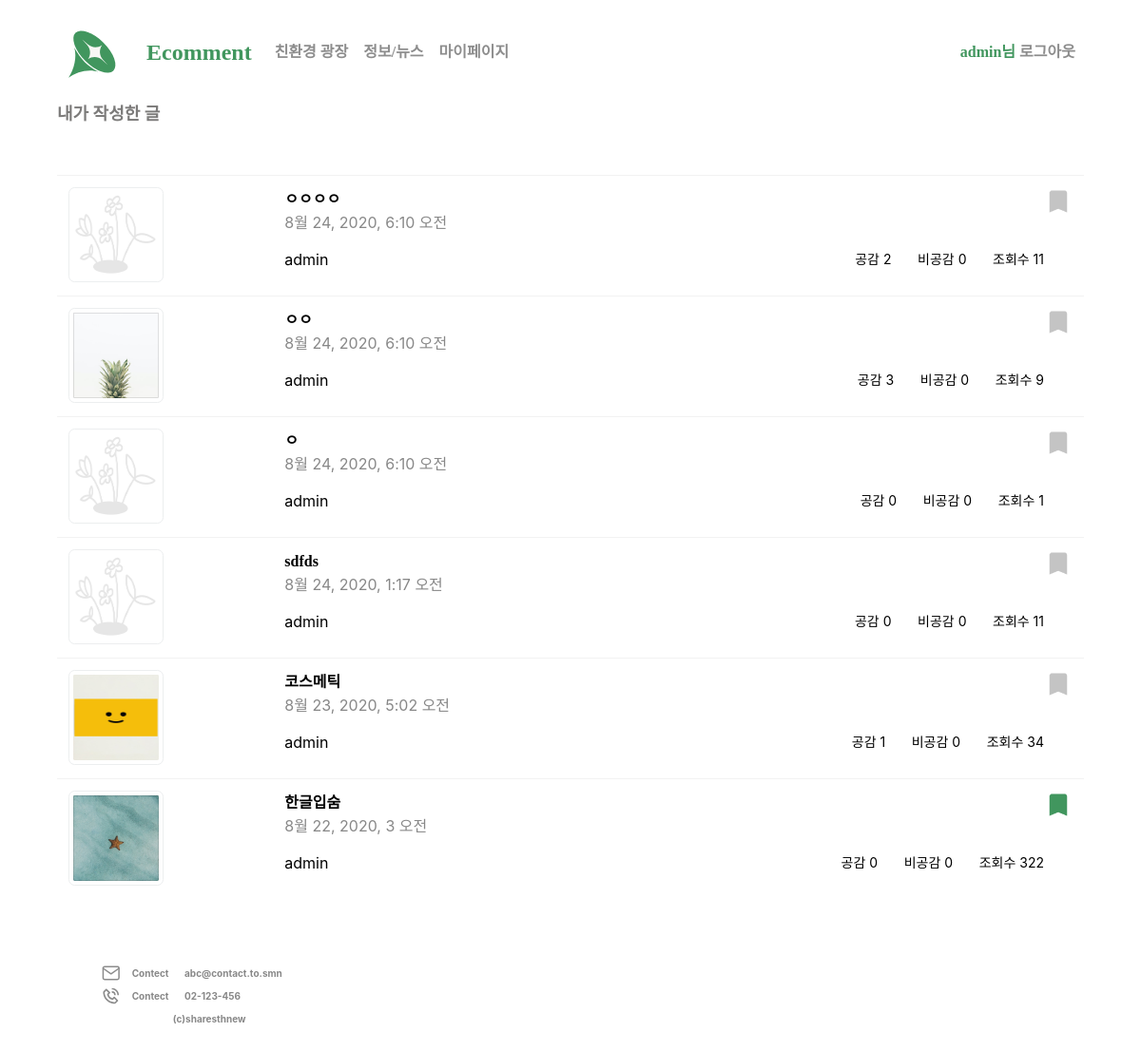
Before: /community/mypost/ (signed in) with the older database file.
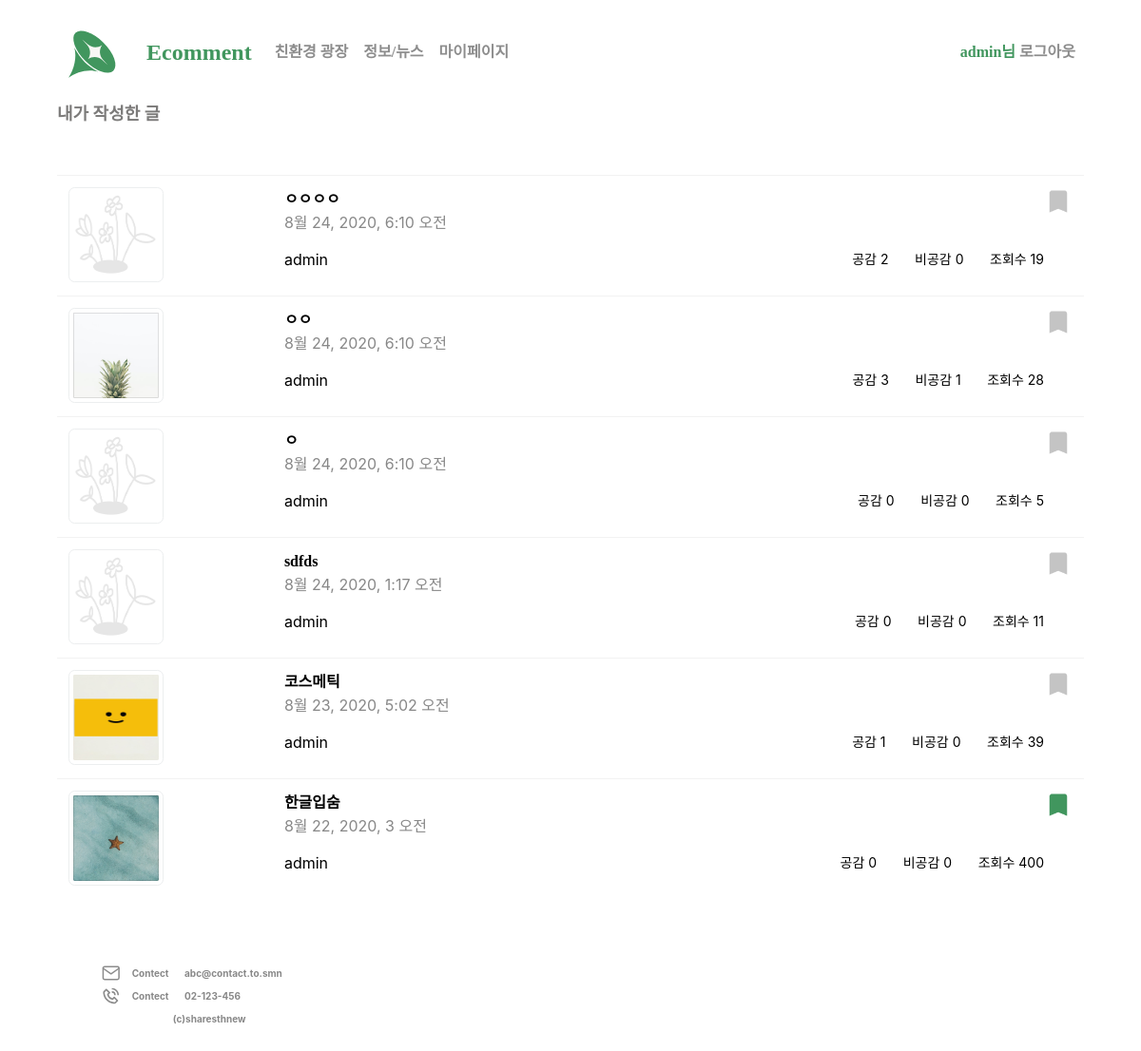
After: the same page with the newer database file.
### community/models.py (models this page shows, shortened)
class Post(models.Model):
    author = models.ForeignKey(User, on_delete=models.CASCADE, related_name='user',null=True)
    title = models.CharField(max_length = 200,null=True)
    category = models.CharField(max_length=200, default='uncategorized')
    text = models.TextField(max_length = 1700, null=True)
    image = models.ImageField(upload_to= 'community/community_photo/%Y/%m/%d',null=True, blank=True)
    created = models.DateTimeField(auto_now_add=True,null=True)
    updated = models.DateTimeField(auto_now=True)
    like = models.ManyToManyField(User, related_name='like_post', blank=True)
    unlike = models.ManyToManyField(User, related_name='unlike_post', blank=True)
    favorite = models.ManyToManyField(User, related_name='favorite_post', blank=True)
    hits = models.PositiveIntegerField(default = 0)
    class Meta:
        ordering = ['-created']

### community/views.py (the view)
# urls.py: path("mypost/",PostMyList.as_view(), name='mypost'),
class PostMyList(ListView):
    model = Post
    template_name = 'community/mypost.html'
    def dispatch(self, request, *args, **kwargs):
        if not request.user.is_authenticated:
            messages.warning(request, '로그인을 먼저하세요! ')
            return HttpResponseRedirect('/')
        return super(PostMyList,self).dispatch(request, *args, **kwargs)

### templates/community/mypost.html (shortened to what this page needs)
{% extends 'base.html' %}
{% block content %}
<div class="container">
    <div class="myheader">내가 작성한 글</div>
    <div class="table-responsive">
                <table class="table">
                {% for object in object_list %}
                {% if object.author == request.user %}
                        <tr>
                            <td><a href="{% url 'community:detail' object.id %}">
                                {% if object.image %}
                                    <img src="{{ object.image.url }}" alt="..." class="img-thumbnail" style="width:100px;height:100px;">
                                {% else %}
                                    <img src="/static/image/alt.png" alt="..." class="img-thumbnail" style="width:100px;height:100px;">
                                {% endif %}
                            </a></td>
                            <th scope="row"><a style="color: #000000;" href="{% url 'community:detail' object.id %}">{{object.title}}</a><br><span style="font-weight: normal">{{object.created}}</span>
                                <br><span style="display: block;margin-top:15px;color: #000000;font-weight: normal">{{object.author}}</span></th>
                            <td><span><a href="{% url 'community:favorite' object.id %}" class="float-right">{% if user in object.favorite.all %} <img src="/static/image/sc_active.png"> {%else%} <img src="/static/image/scrab.png">{% endif %}</a></span><p style="margin-top:65px;float:right; font-weight:normal;font-size:14px;color: #000000;">공감 <span> {{ object.like.all.count}} </span>&nbsp&nbsp&nbsp&nbsp&nbsp&nbsp비공감 <span> {{ object.unlike.all.count}} </span>&nbsp&nbsp&nbsp&nbsp&nbsp&nbsp조회수 <span> {{ object.hits }} </span></p></td>
                        </tr>
                    {% endif %}
                {% endfor %}
        </table>
    </div>
</div>
    {% include 'footer.html' %}
{% endblock %}

Changed rows visible on the page:
changed Post "ㅇㅇㅇㅇ": hits "11" → "19"
changed Post "ㅇㅇ": unlike.all.count "0" → "1"; hits "9" → "28"
changed Post (number 3 of 6 on the later page): hits "1" → "5"
changed Post "코스메틱": hits "34" → "39"
changed Post "한글입숨": hits "322" → "400"
